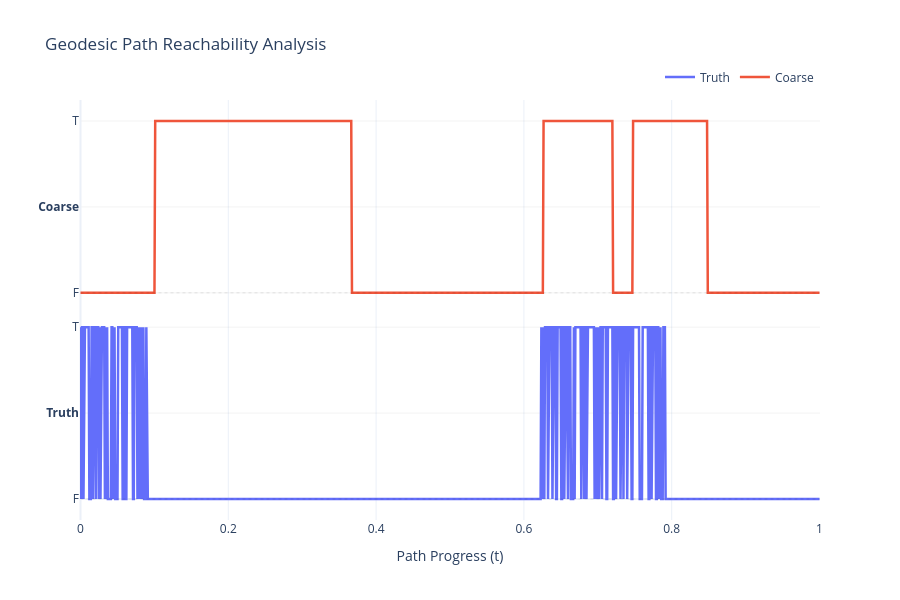

This figure's notebook cell:
### Code cell
print("Any")
compute_metrics(any_training, any_labels)

### Figure 1 — Plotly figure (JSON) as saved in the notebook; plotly's stock layout.template omitted (floating-point values rounded to 4 significant figures; data arrays with more than 128 entries replaced by an {"elided": "..."} marker saying what was removed)
{"data": [{"line": {"width": 2.5}, "mode": "lines", "name": "Truth", "x": {"elided": "1000 float values"}, "y": {"elided": "1000 float values"}, "type": "scatter"}, {"line": {"width": 2.5}, "mode": "lines", "name": "Coarse", "x": {"elided": "1000 float values"}, "y": {"elided": "1000 float values"}, "type": "scatter"}], "layout": {"shapes": [{"line": {"color": "rgba(0,0,0,0.1)", "dash": "dot", "width": 1}, "type": "line", "x0": 0, "x1": 1, "y0": 0.0, "y1": 0.0}, {"line": {"color": "rgba(0,0,0,0.1)", "dash": "dot", "width": 1}, "type": "line", "x0": 0, "x1": 1, "y0": 1.2, "y1": 1.2}], "yaxis": {"tickmode": "array", "tickvals": [0.0, 0.5, 1.0, 1.2, 1.7, 2.2], "ticktext": ["F", "<b>Truth</b>", "T", "F", "<b>Coarse</b>", "T"], "gridcolor": "rgba(0,0,0,0.05)", "fixedrange": true}, "legend": {"orientation": "h", "yanchor": "bottom", "y": 1.02, "xanchor": "right", "x": 1}, "title": {"text": "Geodesic Path Reachability Analysis"}, "xaxis": {"title": {"text": "Path Progress (t)"}}, "height": 600, "hovermode": "x unified"}}
